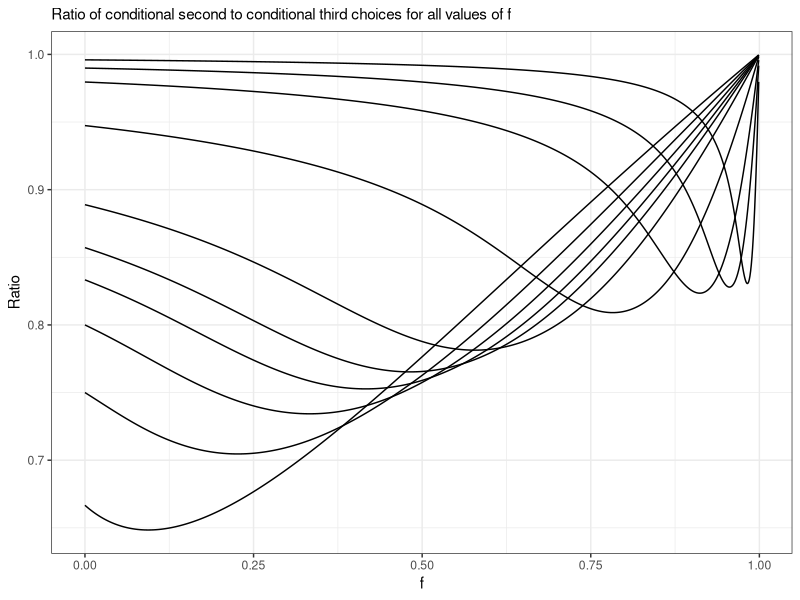

The R script that drew this image:
## ---- chunk 1
knitr::opts_chunk$set(echo = TRUE)
## ---- chunk 2
library(ggplot2)
x <- vector()
## ---- chunk 3
b <- function(r, n, f){
  for (i in r:n)
    x[i] <- choose(n-1, i-1)*(1-f)^(i-1)*f^(n-i)/i
  return(sum(x, na.rm = TRUE))
}

p <- function(n, f){
  for (i in 1:n)
    x[i] <- b(i, n, f)
  return(x)
}

## ---- chunk 4
c2c3ratio <- function(n, f){
  x <- p(n,f)
  x[n+1] <- (x[2]/(1-x[1]))/(x[3]/(1-x[1]-x[2]))
  return(x[n+1])
}
# Create a vector of values of f
s <- seq(0,.99999, by=.001) 

# The function calculating c(2)/c(3) for each value in vector s
Ratio <- function(n){
  for (i in 1:length(s)) 
    x[i] <- c2c3ratio(n,s[i])
  return(x)
}


## ---- chunk 5
n4 <- Ratio(4)
n5 <- Ratio(5)
n6 <- Ratio(6)
n7 <- Ratio(7)
n8 <- Ratio(8)
n10 <- Ratio(10)
n20 <- Ratio(20)
n50 <- Ratio(50)
n100 <- Ratio(100)
n250 <- Ratio(250)
n4 <- as.data.frame(cbind(n4,s))
n5 <- as.data.frame(cbind(n5,s))
n6 <- as.data.frame(cbind(n6,s))
n7 <- as.data.frame(cbind(n7,s))
n8 <- as.data.frame(cbind(n8,s))
n10 <- as.data.frame(cbind(n10,s))
n20 <- as.data.frame(cbind(n20,s))
n50 <- as.data.frame(cbind(n50,s))
n100 <- as.data.frame(cbind(n100,s))
n250 <- as.data.frame(cbind(n250,s))

ggplot()+
  geom_line(data = n4, aes(y=n4, x=s))+
  geom_line(data = n5, aes(y=n5, x=s))+
  geom_line(data = n6, aes(y=n6, x=s))+
  geom_line(data = n7, aes(y=n7, x=s))+
  geom_line(data = n8, aes(y=n8, x=s))+
  geom_line(data = n10, aes(y=n10, x=s))+
  geom_line(data = n20, aes(y=n20, x=s))+
  geom_line(data = n50, aes(y=n50, x=s))+
  geom_line(data = n100, aes(y=n100, x=s))+
  geom_line(data = n250, aes(y=n250, x=s))+
  labs(subtitle="Ratio of conditional second to conditional third choices for all values of f",        x="f",        y="Ratio"       ) +
  theme_bw()



